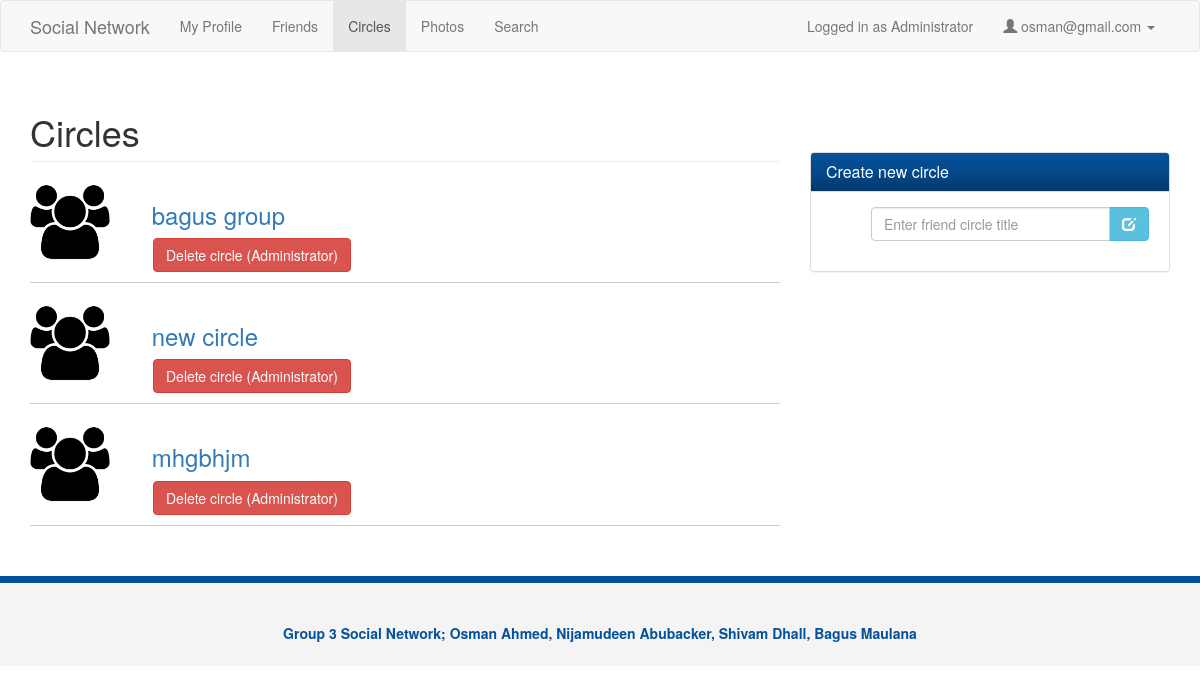
The app's page /circles.php (signed in) with its own data.
### tables this page shows
CREATE TABLE IF NOT EXISTS `circles` (
  `circleID` int(11) NOT NULL AUTO_INCREMENT,
  `name` varchar(240) NOT NULL,
  `adminUserId` int(11) NOT NULL,
  PRIMARY KEY (`circleID`),
  KEY `circleID` (`circleID`)
);

### check_admin.php (called while the page is built)
<?php
    $currentUser = $_SESSION['user'];
    $query_admin = "SELECT isAdmin FROM users WHERE userID='$currentUser'";
    $res_admin = mysql_query($query_admin) or die(mysql_error());
    $row = mysql_fetch_array($res_admin, MYSQL_NUM);
    $isAdmin = $row[0];

### circles.php (the view, shortened to what this page needs)
<?php
    $email = $_SESSION['email'];
    require_once 'check_admin.php';
?>
<!DOCTYPE html>
<html lang="en">
  <head>
    <link href="css/bootstrap.css" rel="stylesheet">
    <link href="css/style.css" rel="stylesheet">
    <link href="css/font-awesome.css" rel="stylesheet">
  </head>
  <body>
    <nav class="navbar navbar-default">
      <div class="container">
        <div class="navbar-header">
        <a class="navbar-brand" href="#">Social Network</a>
        </div>
        <div id="navbar" class="collapse navbar-collapse">
          <ul class="nav navbar-nav">
            <li><a href="profile.php">My Profile</a></li>
            <li><a href="friends.php">Friends</a></li>
            <li class="active"><a href="circles.php">Circles</a></li>
            <li><a href="photos.php">Photos</a></li>
            <li><a href="search.php">Search</a></li>
          </ul>
            <ul class="nav navbar-nav navbar-right">
                <?php
                if($isAdmin) {
                    echo "<li><p class=\"navbar-text\">Logged in as Administrator </p></li>";
                }
                ?>
                <li class="dropdown">
                  <a href="#" class="dropdown-toggle" data-toggle="dropdown" role="button" aria-haspopup="true" aria-expanded="false">
                  <span class="glyphicon glyphicon-user"></span>&nbsp;<?php echo $email ?>&nbsp;<span class="caret"></span></a>
                </li>
            </ul>
        </div>
      </div>
    </nav>
    <section>
      <div class="container">
        <div class="row">
          <div class="col-md-8">
            <div class="groups">
              <h1 class="page-header">Circles</h1>
                <?php
                    if(!$isAdmin) {
                        $sql = mysql_query("SELECT circleID, name FROM circles WHERE circleID IN (SELECT circleID FROM `circlememberships` WHERE userID = '" . $_SESSION['user'] . "')") or die (mysql_error());
                    } else {
                        $sql = mysql_query("SELECT circleID, name FROM circles") or die (mysql_error());
                    }
                    while ($row = mysql_fetch_array($sql, MYSQL_NUM)) {
                        $circleId = $row[0];
                        $circleName = $row[1];
                ?>
                      <div class="group-item">
                            <img src="img/group.png" alt="">
                            <h3>&nbsp;&nbsp;&nbsp;
                                <a href="view_circle.php?action=view&id=<?php echo $circleId?>"><?php echo $circleName?></a>
                            </h3>
                            <?php if($isAdmin) { ?>
                                <a style="margin-left:2em" href="functions.php?action=view&request=delete_circle&circleId=<?php echo $circleId ?>">
                                      <button type="submit" class="btn btn-danger">Delete circle (Administrator)</button>
                                </a>
                            <?php } ?>
                      </div>
                <?php
                    }
                ?>
            </div>
          </div>
          <div class="col-md-4">
              <br><br><br><br>
            <div class="panel panel-default friends">
              <div class="panel-heading">
                <h3 class="panel-title">Create new circle</h3>
              </div>
              <div class="panel-body">
                <ul>
                    <li>
                        <form name="new_circle" method="POST" action="edit_friend_circle.php" onsubmit="return validateInput()" autocomplete="off">
                            <div class="form-group" style="max-width:300px">
                                <div class="input-group col-md-12">
                                    <input type="text" name="friend_circle_title" class="form-control input-md" placeholder="Enter friend circle title" />
                                    <span class="input-group-btn">
                                        <button class="btn btn-info btn-md" type="submit">
                                            <i class="glyphicon glyphicon-edit"></i>
                                        </button>
                                </div>
                            </div>
                        </form>
                    </li>
                </ul>
              </div>
            </div>
        </div>
        </div>
      </div>
    </section>
    <footer>
      <div class="container">
        <p>Group 3 Social Network; Osman Ahmed, Nijamudeen Abubacker, Shivam Dhall, Bagus Maulana</p>
      </div>
    </footer>
  </body>
</html>

### css/style.css (style rules this page uses)
.panel-heading { background-image: linear-gradient(#04519b, #044687 60%, #033769); color: #fff !important; }
.friends li { list-style: none; padding:0 5px; display:inline; float:left; }
.groups img { width:80px; float:left; margin-right: 15px; }
.group-item { padding-bottom: 10px; margin-bottom: 20px; border-bottom: 1px solid #ccc; overflow: auto; }
footer { background: #f4f4f4; height: 90px; color: #04519b; font-weight: bold; text-align: center; padding-top: 40px; margin-top: 30px; border-top: 7px solid #04519b; }

### records on screen
circles: name "bagus group"
circles: name "new circle"
circles: name "mhgbhjm"

### other values on screen
$email "osman@gmail.com"
